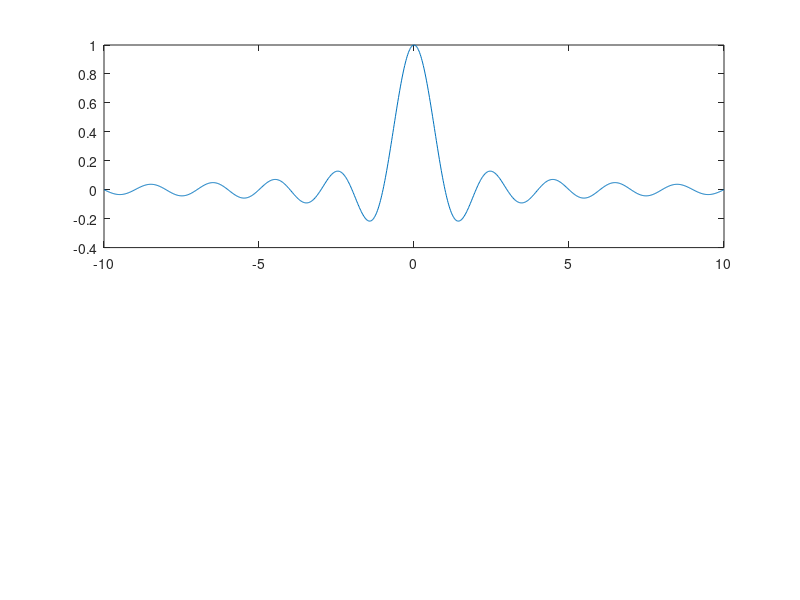

Recreate this plot in MATLAB. (Note: this script raises an error after producing the figure.)
clear; clc; close all;
%%
fLimit = 10;
f = linspace(-fLimit,fLimit,1001);
X = sinc(f);

figure(1)
subplot(2,1,1)
plot(f,X)
% sinc funtion 3 dB width
hline(1/sqrt(2),'r:')
vline([-0.89 0.89]/2)
xticks([-fLimit:-1 -0.89/2 0 0.89/2 1:fLimit])
text(-fLimit, 1/sqrt(2)+0.03, '1/sqrt(2)', 'Color', 'red')
xlabel('Frequency (Hz)')
ylabel('Amplitude')
title('sinc funtion')
grid on

subplot(2,1,2)
plot(f,db(X))
% sinc function  first sidelobe peak 
hline(-13.26, 'r:')
text(-fLimit,-13.26 + 0.8,'-13.26 dB', 'Color', 'red')
ylim([-40 0])
xlabel('Frequency (Hz)')
ylabel('Amplitude (dB)')
title('sinc funtion (dB scale)')
grid on